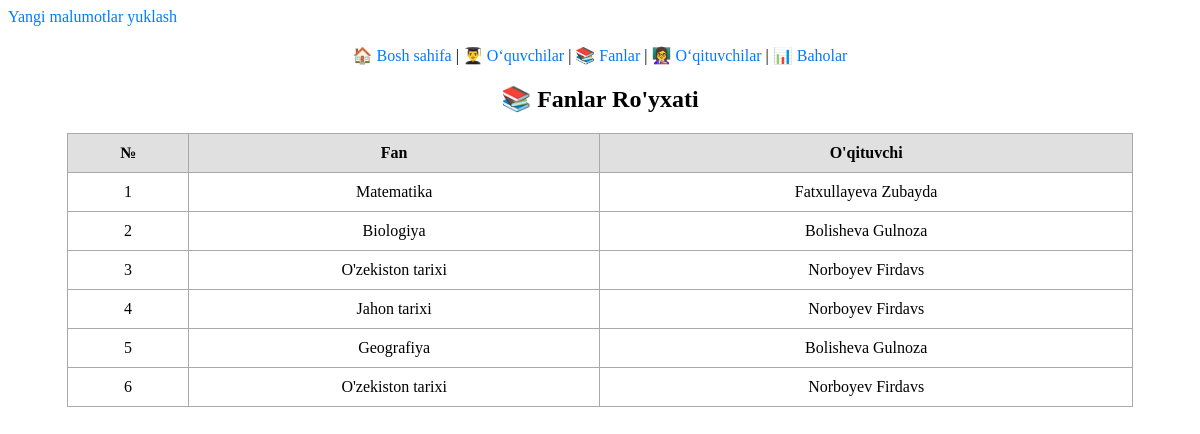
The page /subjects-list/ on the database its author committed.
### student_grade/models.py (models this page shows, shortened)
class Subject(models.Model):
    name=models.CharField(max_length=100)
    teacher=models.ForeignKey(Teacher, on_delete=models.CASCADE, null=True)
    created_at=models.DateTimeField(auto_now_add=True)
    updated_at=models.DateTimeField(auto_now=True)

class Teacher(models.Model):
    first_name=models.CharField(max_length=100)
    last_name=models.CharField(max_length=100)
    created_at=models.DateTimeField(auto_now_add=True)
    updated_at=models.DateTimeField(auto_now=True)
    def __str__(self):
        return f"{self.first_name}  {self.last_name}"

### student_grade/views.py (the view)
# urls.py: path('subjects-list/',subject_list,name="subjects_list"),
def subject_list(request):
    subjects=Subject.objects.all()
    context={
        "subjects" : subjects
    }
    return render(request,"subjects_list.html",context)

### templates/subjects_list.html (shortened to what this page needs)
<!DOCTYPE html>
<html lang="en">
<head>
</head>
<body>
<a href="{% url 'subject_upload' %}">Yangi malumotlar yuklash</a>
<nav>
    <a href="{% url 'home' %}">🏠 Bosh sahifa</a> |
    <a href="{% url 'student_list' %}">👨‍🎓 O‘quvchilar</a> |
    <a href="{% url 'subjects_list' %}">📚 Fanlar</a> |
    <a href="{% url 'teacher_list' %}">👩‍🏫 O‘qituvchilar</a> |
    <a href="{% url 'grade' %}">📊 Baholar</a>
</nav>
<h2>📚 Fanlar Ro'yxati</h2>
<table>
    <thead>
        <tr>
            <th>№</th>
            <th>Fan</th>
            <th>O'qituvchi</th>
        </tr>
    </thead>
    <tbody>
    {% for subject in subjects %}
        <tr>
            <td>{{ forloop.counter}}</td>
            <td>{{ subject.name }}</td>
            <td>{{ subject.teacher }}</td>
        </tr>
    {% endfor %}
    </tbody>
</table>
</body>
</html>

### templates/subjects_list.html (style rules this page uses)
table { width: 90%; border-collapse: collapse; margin: 20px auto; }
th, td { padding: 10px; border: 1px solid #aaa; text-align: center; }
th { background-color: #e0e0e0; }
h2 { text-align: center; }
nav { text-align: center; margin: 20px 0; }
a { text-decoration: none; color: #007bff; }

### rows shown on the page
Subject: name "Matematika", teacher "Fatxullayeva Zubayda"
Subject: name "Biologiya", teacher "Bolisheva Gulnoza"
Subject: name "O'zekiston tarixi", teacher "Norboyev Firdavs"
Subject: name "Jahon tarixi", teacher "Norboyev Firdavs"
Subject: name "Geografiya", teacher "Bolisheva Gulnoza"
Subject: name "O'zekiston tarixi", teacher "Norboyev Firdavs"
